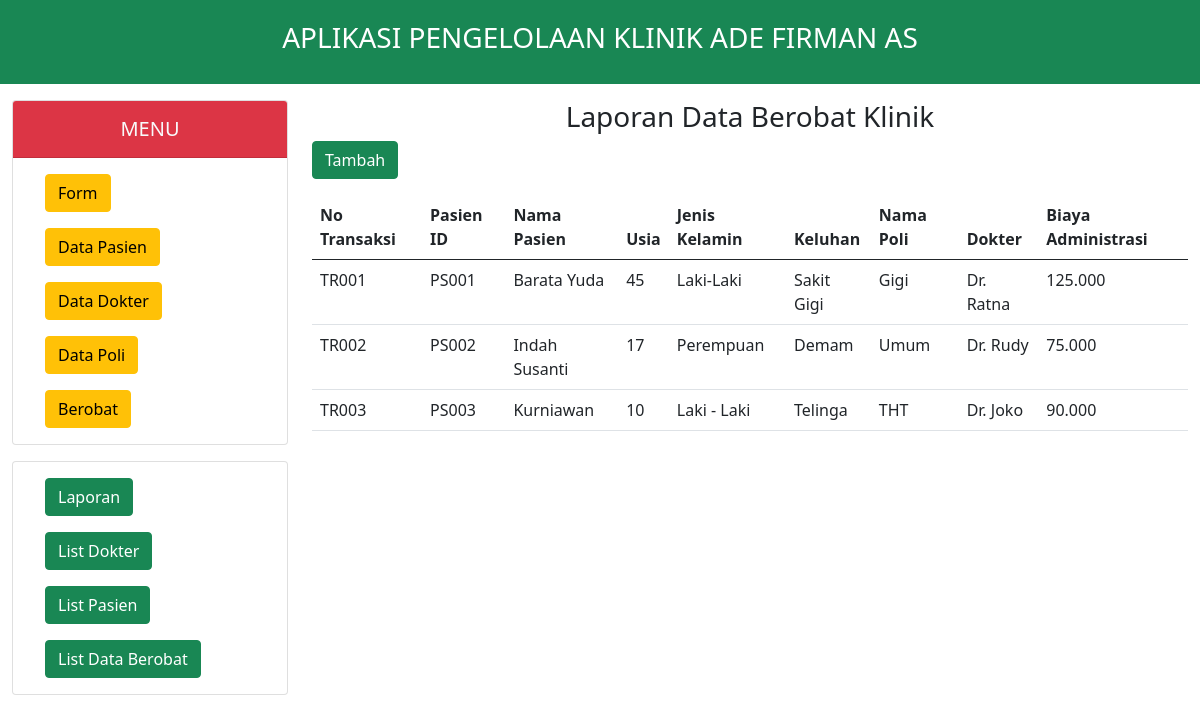
The page /index.php?hal=laporan on the database its author committed.
### tables this page shows
CREATE TABLE `berobat` (
  `no_transaksi` varchar(5) NOT NULL,
  `pasienklinik_id` varchar(5) NOT NULL,
  `tanggal_berobat` date NOT NULL,
  `dokter_id` varchar(5) NOT NULL,
  `keluhan_pasien` varchar(50) NOT NULL,
  `biaya_adm` varchar(128) NOT NULL
);

CREATE TABLE `pasien` (
  `pasienklinik_id` varchar(5) NOT NULL,
  `nama_pasienklinik` varchar(50) NOT NULL,
  `tanggal_lahirpasien` date NOT NULL,
  `jenis_kelaminpasien` varchar(15) NOT NULL,
  `alamat_pasien` varchar(250) NOT NULL
);

CREATE TABLE `poli` (
  `poli_id` varchar(5) NOT NULL,
  `nama_poli` varchar(50) NOT NULL
);

CREATE TABLE `dokter` (
  `dokter_id` varchar(5) NOT NULL,
  `nama_dokter` varchar(50) NOT NULL,
  `poli_id` varchar(5) NOT NULL
);

### menu_laporan.php (the view)
<div class="text-center">
    <h3>Laporan Data Berobat Klinik</h3>
</div>
<a href="index.php?hal=tambah">
    <input class="btn btn-success mb-3" type="submit" name="submit" value="Tambah">
</a>
<table class="table">
    <thead>
        <tr>
            <th scope="col">No Transaksi</th>
            <th scope="col">Pasien ID</th>
            <th scope="col">Nama Pasien</th>
            <th scope="col">Usia</th>
            <th scope="col">Jenis Kelamin</th>
            <th scope="col">Keluhan</th>
            <th scope="col">Nama Poli</th>
            <th scope="col">Dokter</th>
            <th scope="col">Biaya Administrasi</th>
        </tr>
    </thead>
    <tbody>
        <?php
        $qr_servis = mysqli_query($conn, "SELECT * FROM berobat as ts
							  INNER JOIN pasien as pl ON ts.pasienklinik_id=pl.pasienklinik_id
							  INNER JOIN dokter as tk ON ts.dokter_id=tk.dokter_id
							  INNER JOIN poli as bt ON tk.poli_id=bt.poli_id ORDER BY no_transaksi ASC");
        while ($rc_servis = mysqli_fetch_array($qr_servis)) {
        ?>
            <tr>
                <td><?= $rc_servis['no_transaksi']; ?></td>
                <td><?= $rc_servis['pasienklinik_id']; ?></td>
                <td><?= $rc_servis['nama_pasienklinik']; ?></td>
                <td>
                    <?php
                    $tanggal = $rc_servis['tanggal_lahirpasien'];
                    $berobat = $rc_servis['tanggal_berobat'];
                    echo date("Y", strtotime($berobat)) - date("Y", strtotime($tanggal));
                    ?>
                </td>
                <td><?= $rc_servis['jenis_kelaminpasien'] ?></td>
                <td><?= $rc_servis['keluhan_pasien']; ?></td>
                <td><?= $rc_servis['nama_poli']; ?></td>
                <td><?= $rc_servis['nama_dokter']; ?></td>
                <td><?= $rc_servis['biaya_adm']; ?></td>
            </tr>
        <?php
        }
        ?>
    </tbody>
</table>

### rows shown on the page
berobat: no_transaksi "TR001", pasienklinik.pasienklinik_id "PS001", pasienklinik.nama_pasienklinik "Barata Yuda", tanggal_berobat.tanggal_lahirpasien "45", pasienklinik.jenis_kelaminpasien "Laki-Laki", keluhan_pasien "Sakit Gigi", poli.nama_poli "Gigi", dokter.nama_dokter "Dr. Ratna", biaya_adm "125.000"
berobat: no_transaksi "TR002", pasienklinik.pasienklinik_id "PS002", pasienklinik.nama_pasienklinik "Indah Susanti", tanggal_berobat.tanggal_lahirpasien "17", pasienklinik.jenis_kelaminpasien "Perempuan", keluhan_pasien "Demam", poli.nama_poli "Umum", dokter.nama_dokter "Dr. Rudy", biaya_adm "75.000"
berobat: no_transaksi "TR003", pasienklinik.pasienklinik_id "PS003", pasienklinik.nama_pasienklinik "Kurniawan", tanggal_berobat.tanggal_lahirpasien "10", pasienklinik.jenis_kelaminpasien "Laki - Laki", keluhan_pasien "Telinga", poli.nama_poli "THT", dokter.nama_dokter "Dr. Joko", biaya_adm "90.000"
